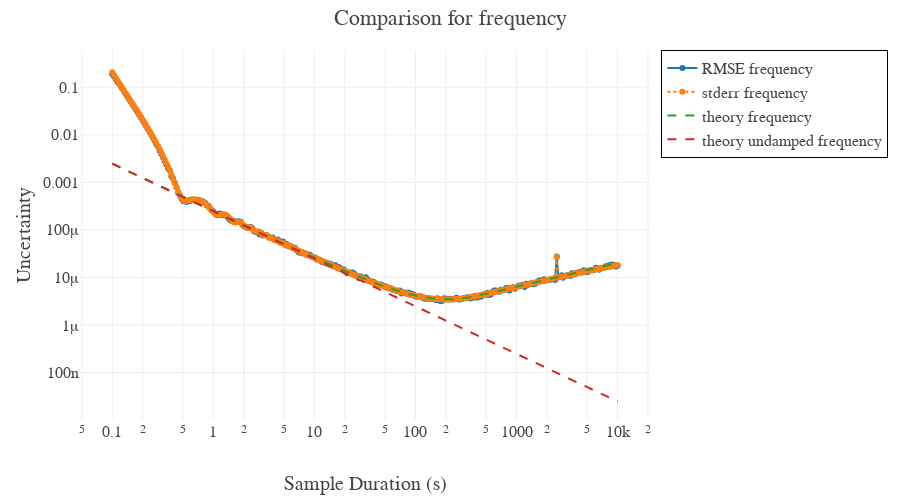
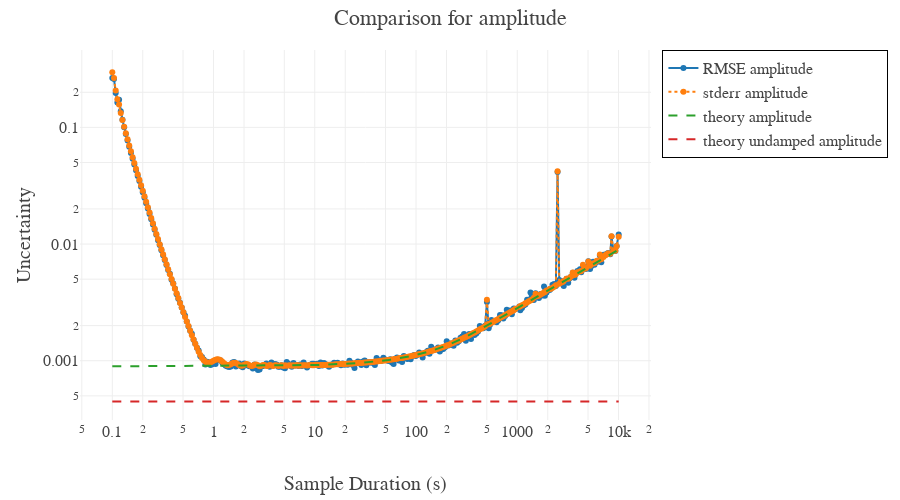
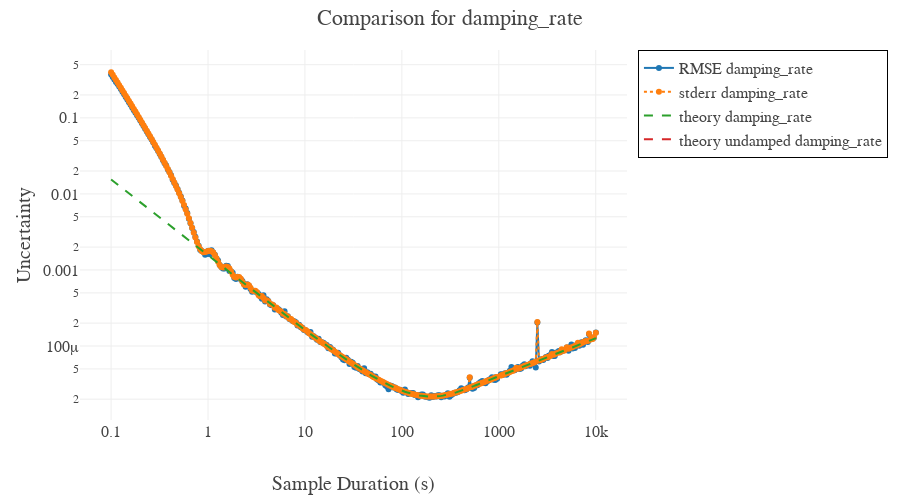
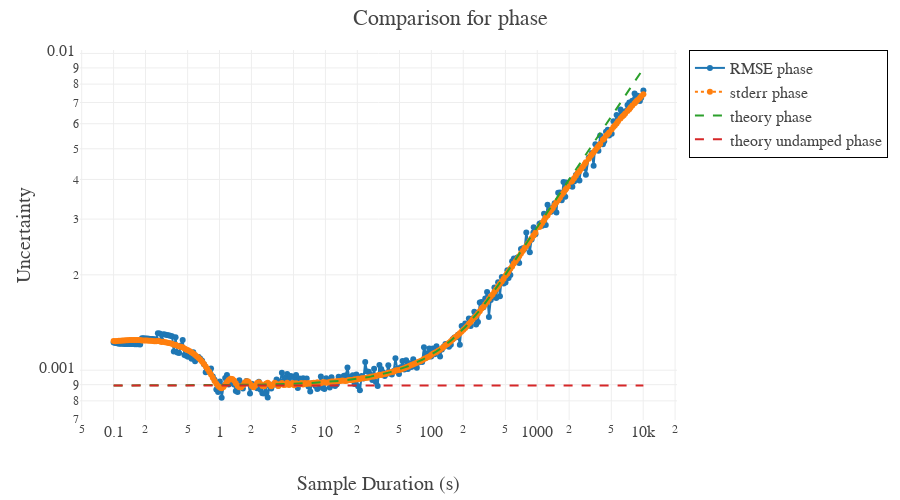

Here is the notebook cell these charts were saved with, in order:
### Code cell
import anal_fit_err
import importlib
import dataclasses

importlib.reload(anal_fit_err)

# Generate theoretical predictions
theory_undamped_curves = {
    "amplitude": [],
    "frequency": [],
    "phase": [],
    "damping_rate": [],
}

theory_curves = {"amplitude": [], "frequency": [], "phase": [], "damping_rate": []}


for this_duration in durations:
    est = anal_fit_err.analy_err_in_fit_damp_sine(
        amp=true_params["amplitude"],
        samp_num=num_points,
        samp_time=this_duration,
        sigma_obs=noise_scale,
        damp_rate=true_params["damping_rate"],
    )
    theory_curves["amplitude"].append(est.amplitude)
    theory_curves["frequency"].append(est.frequency)
    theory_curves["phase"].append(est.phase)
    theory_curves["damping_rate"].append(est.damping_rate)

    est = anal_fit_err.analy_err_in_fit_sine(
        amplitude=true_params["amplitude"],
        samp_num=num_points,
        samp_time=this_duration,
        sigma_obs=noise_scale,
    )
    theory_undamped_curves["amplitude"].append(est.amplitude)
    theory_undamped_curves["frequency"].append(est.frequency)
    theory_undamped_curves["phase"].append(est.phase)
    theory_undamped_curves["damping_rate"].append(np.nan)


for key in true_params:
    fig = go.Figure()
    fig.add_trace(
        go.Scatter(
            x=durations, y=rmse_results[key], mode="lines+markers", name=f"RMSE {key}"
        )
    )
    fig.add_trace(
        go.Scatter(
            x=durations,
            y=stderr_results[key],
            mode="lines+markers",
            name=f"stderr {key}",
            line=dict(dash="dot"),
        )
    )
    fig.add_trace(
        go.Scatter(
            x=durations,
            y=theory_curves[key],
            mode="lines",
            name=f"theory {key}",
            line=dict(dash="dash"),
        )
    )

    fig.add_trace(
        go.Scatter(
            x=durations,
            y=theory_undamped_curves[key],
            mode="lines",
            name=f"theory undamped {key}",
            line=dict(dash="dash"),
        )
    )

    fig.update_layout(
        title=f"Comparison for {key}",
        xaxis_title="Sample Duration (s)",
        yaxis_title="Uncertainty",
        width=900,
        height=500,
        yaxis_type="log",
        xaxis_type="log",
    )
    fig.show()

### Figure 1 — Plotly figure (JSON) as saved in the notebook; plotly's stock layout.template omitted (floating-point values rounded to 4 significant figures; data arrays with more than 128 entries replaced by an {"elided": "..."} marker saying what was removed)
{"data": [{"mode": "lines+markers", "name": "RMSE frequency", "type": "scatter", "x": {"elided": "300 float values"}, "y": {"elided": "300 float values"}}, {"line": {"dash": "dot"}, "mode": "lines+markers", "name": "stderr frequency", "type": "scatter", "x": {"elided": "300 float values"}, "y": {"elided": "300 float values"}}, {"line": {"dash": "dash"}, "mode": "lines", "name": "theory frequency", "type": "scatter", "x": {"elided": "300 float values"}, "y": {"elided": "300 float values"}}, {"line": {"dash": "dash"}, "mode": "lines", "name": "theory undamped frequency", "type": "scatter", "x": {"elided": "300 float values"}, "y": {"elided": "300 float values"}}], "layout": {"height": 500, "title": {"text": "Comparison for frequency"}, "width": 900, "xaxis": {"title": {"text": "Sample Duration (s)"}, "type": "log"}, "yaxis": {"title": {"text": "Uncertainty"}, "type": "log"}}}

### Figure 2 — Plotly figure (JSON) as saved in the notebook; plotly's stock layout.template omitted (floating-point values rounded to 4 significant figures; data arrays with more than 128 entries replaced by an {"elided": "..."} marker saying what was removed)
{"data": [{"mode": "lines+markers", "name": "RMSE amplitude", "type": "scatter", "x": {"elided": "300 float values"}, "y": {"elided": "300 float values"}}, {"line": {"dash": "dot"}, "mode": "lines+markers", "name": "stderr amplitude", "type": "scatter", "x": {"elided": "300 float values"}, "y": {"elided": "300 float values"}}, {"line": {"dash": "dash"}, "mode": "lines", "name": "theory amplitude", "type": "scatter", "x": {"elided": "300 float values"}, "y": {"elided": "300 float values"}}, {"line": {"dash": "dash"}, "mode": "lines", "name": "theory undamped amplitude", "type": "scatter", "x": {"elided": "300 float values"}, "y": {"elided": "300 float values"}}], "layout": {"height": 500, "title": {"text": "Comparison for amplitude"}, "width": 900, "xaxis": {"title": {"text": "Sample Duration (s)"}, "type": "log"}, "yaxis": {"title": {"text": "Uncertainty"}, "type": "log"}}}

### Figure 3 — Plotly figure (JSON) as saved in the notebook; plotly's stock layout.template omitted (floating-point values rounded to 4 significant figures; data arrays with more than 128 entries replaced by an {"elided": "..."} marker saying what was removed)
{"data": [{"mode": "lines+markers", "name": "RMSE damping_rate", "type": "scatter", "x": {"elided": "300 float values"}, "y": {"elided": "300 float values"}}, {"line": {"dash": "dot"}, "mode": "lines+markers", "name": "stderr damping_rate", "type": "scatter", "x": {"elided": "300 float values"}, "y": {"elided": "300 float values"}}, {"line": {"dash": "dash"}, "mode": "lines", "name": "theory damping_rate", "type": "scatter", "x": {"elided": "300 float values"}, "y": {"elided": "300 float values"}}, {"line": {"dash": "dash"}, "mode": "lines", "name": "theory undamped damping_rate", "type": "scatter", "x": {"elided": "300 float values"}, "y": {"elided": "300 null values"}}], "layout": {"height": 500, "title": {"text": "Comparison for damping_rate"}, "width": 900, "xaxis": {"title": {"text": "Sample Duration (s)"}, "type": "log"}, "yaxis": {"title": {"text": "Uncertainty"}, "type": "log"}}}

### Figure 4 — Plotly figure (JSON) as saved in the notebook; plotly's stock layout.template omitted (floating-point values rounded to 4 significant figures; data arrays with more than 128 entries replaced by an {"elided": "..."} marker saying what was removed)
{"data": [{"mode": "lines+markers", "name": "RMSE phase", "type": "scatter", "x": {"elided": "300 float values"}, "y": {"elided": "300 float values"}}, {"line": {"dash": "dot"}, "mode": "lines+markers", "name": "stderr phase", "type": "scatter", "x": {"elided": "300 float values"}, "y": {"elided": "300 float values"}}, {"line": {"dash": "dash"}, "mode": "lines", "name": "theory phase", "type": "scatter", "x": {"elided": "300 float values"}, "y": {"elided": "300 float values"}}, {"line": {"dash": "dash"}, "mode": "lines", "name": "theory undamped phase", "type": "scatter", "x": {"elided": "300 float values"}, "y": {"elided": "300 float values"}}], "layout": {"height": 500, "title": {"text": "Comparison for phase"}, "width": 900, "xaxis": {"title": {"text": "Sample Duration (s)"}, "type": "log"}, "yaxis": {"title": {"text": "Uncertainty"}, "type": "log"}}}
